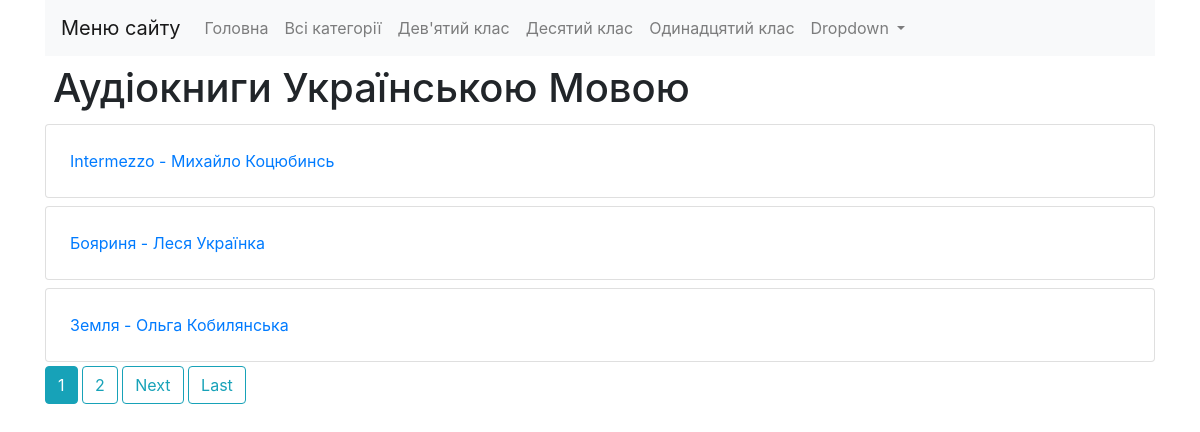
The page / on the database its author committed.
### audiobooks/models.py (models this page shows, shortened)
class Category(models.Model):
    title = models.CharField(max_length=30)
    slug = models.SlugField(default='', editable=True, max_length=100, null=False, blank=True)
    class Meta:
        verbose_name_plural = "categories"
        ordering = ['title']

class Series(models.Model):
    title = models.CharField(max_length=30)
    slug = models.SlugField(default='', editable=True, max_length=100, null=False, blank=True)
    categories = models.ManyToManyField(Category, blank=True)
    description = models.TextField(blank=True)  # null=True
    class Meta:
        verbose_name_plural = "series"
        ordering = ['title']

### audiobooks/views.py (the view)
# urls.py: path('', allSeries, name='allSeries'),
def allSeries(request):
    series_list = Series.objects.all()
    context = {
        'Category': Category.objects.all(),
        'Series': pagination(request, series_list)
    }
    return render(request, 'allSeries.html', context)

### audiobooks/views.py (called while the page is built)
def pagination(request, pagination_list, items_on_page=3):
    paginator = Paginator(pagination_list, items_on_page)
    page = request.GET.get('page')
    try:
        page_obj = paginator.page(page)
    except PageNotAnInteger:
        page_obj = paginator.page(1)
    except EmptyPage:
        page_obj = paginator.page(paginator.num_pages)
    return page_obj

### templates/allSeries.html (shortened to what this page needs)
{% extends "_base.html" %}
{% load static %}
{% block content %}
{% for Series in Series %}
    <div class="mylist">
        <ul class="list-group">
            <li class="list-group-item p-4 my-1">
				<div class="row">
					<div class="col-12 col-md-10">
						<a href="{% url 'allAudiobooks' Series.slug %}">{{ Series.title }}</a>
					</div>
				</div>
			</li>
        </ul>
    </div>
{% endfor %}
				{% for num in Series.paginator.page_range %}
					{% if Series.number == num %}
						<a class="btn btn-info mb-4" href="?page={{num}}">{{ num }}</a>
					{% elif num > Series.number|add:'-3' and num < Series.number|add:'3' %}
						<a class="btn btn-outline-info mb-4" href="?page={{num}}">{{ num }}</a>
					{% endif %}
				{% endfor %}
				{% if Series.has_next %}
					<a class="btn btn-outline-info mb-4" href="?page={{ Series.next_page_number }}">Next</a>
					<a class="btn btn-outline-info mb-4" href="?page={{ Series.paginator.num_pages }}">Last</a>
				{% endif %}
{% endblock content %}

### templates/_base.html (shortened to what this page needs)
{% load static %}
<!DOCTYPE html>
<html lang="en">
<head>
    <link rel="stylesheet" href="https://cdn.jsdelivr.net/npm/bootstrap@4.6.0/dist/css/bootstrap.min.css"
>
    <link rel="stylesheet" href="{% static 'css/style.css' %}">
</head>
<body>
    <div class="container">
    <div class="mycontainer">
        <nav class="navbar navbar-expand-lg navbar-light bg-light">
            <a class="navbar-brand" href="{% url 'allSeries' %}">Меню сайту</a>
            <div class="collapse navbar-collapse" id="navbarSupportedContent">
                <ul class="navbar-nav mr-auto">
                    <li class="nav-item">
                        <a class="nav-link" href="{% url 'allSeries' %}">Головна</a>
                    </li>
                    <li class="nav-item">
                        <a class="nav-link" href="{% url 'allCategories' %}">Всі категорії</a>
                    </li>
                        {% for item in Category %}
							<li class="nav-item">
							  <a class="nav-link" href="{% url 'audiobooks-categoryOne' item.slug %}">{{ item.title }}</a>
                            </li>
						{% endfor %}
                    <li class="nav-item dropdown">
                        <a class="nav-link dropdown-toggle" href="#" id="navbarDropdown" role="button" data-toggle="dropdown"
                            aria-haspopup="true" aria-expanded="false">
                            Dropdown
                        </a>
                    </li>
                </ul>
            </div>
        </nav>
            <div class="row">
                <div class="col">
                    <div class="mybox1">
                        <h1 class="p-2 m-0">Аудіокниги Українською Мовою</h1>
                    </div>
                </div>
            </div>
        {% block content %}
        {% endblock content %}
    </div>
    </div>
</body>
</html>

### rows shown on the page
Category: title "Дев'ятий клас"
Category: title "Десятий клас"
Category: title "Одинадцятий клас"
Series: title "Intermezzo - Михайло Коцюбинсь"
Series: title "Бояриня - Леся Українка"
Series: title "Земля - Ольга Кобилянська"

### other values the page prints
{{ num }} "1"
{{ num }} "2"
